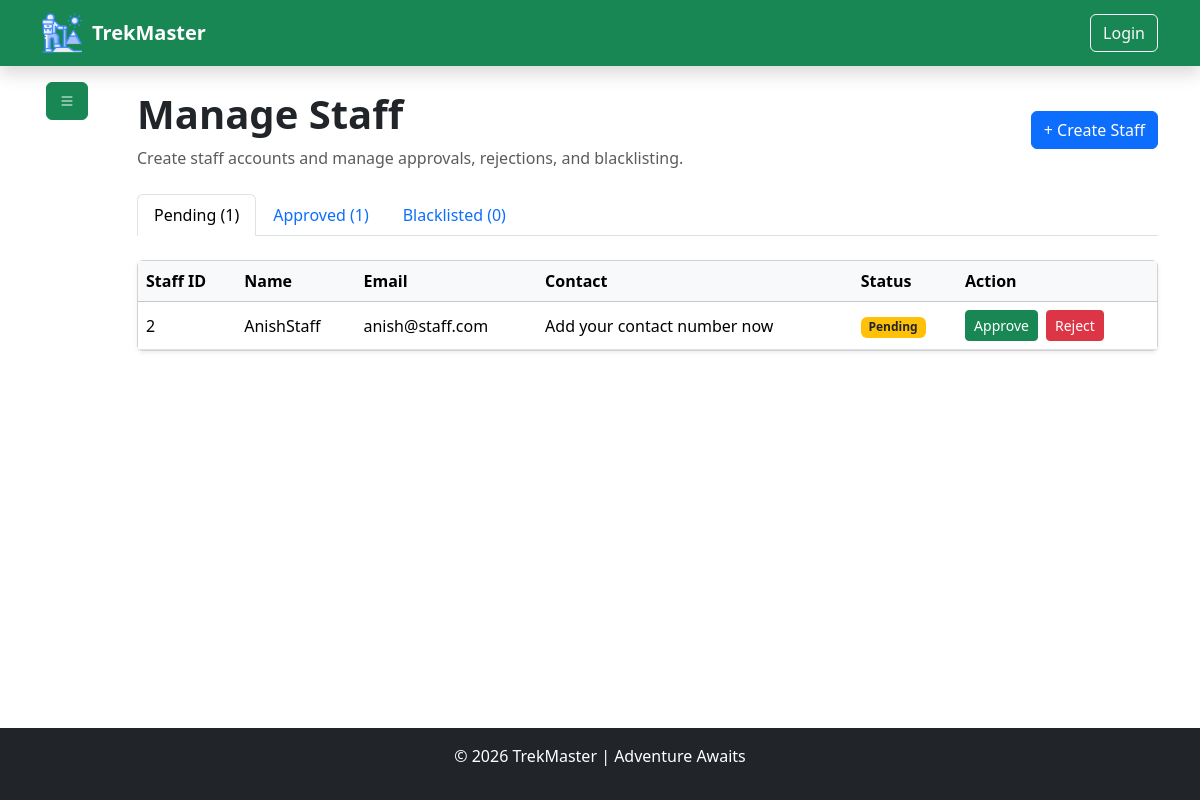
Page /admin/manage_staff (signed in) on the earlier database version.
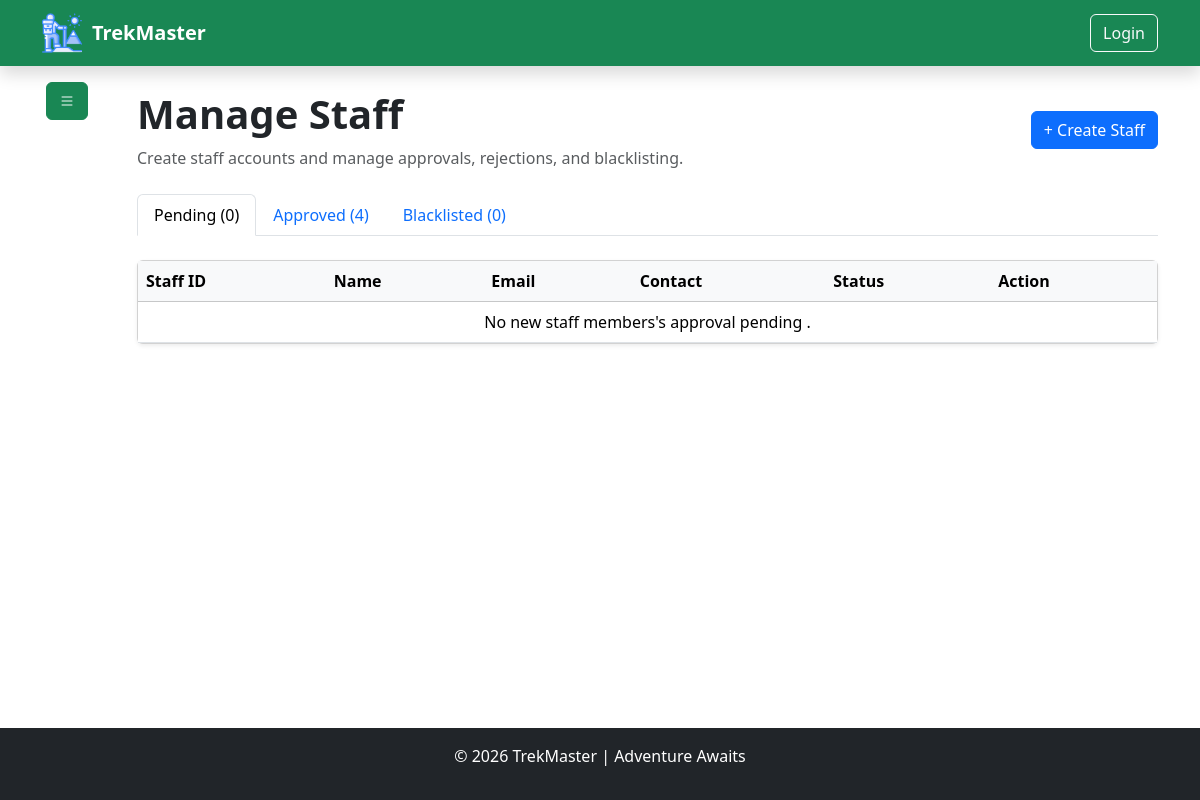
Same page on the later database version.
### model/model.py (models this page shows, shortened)
class BaseModel(TimeStampMixin, db.Model):
    __abstract__ = True  ## means this class is not a table in the database, but it can be inherited by other models to have common fields [new concept of abstract base class in SQLAlchemy]
    id = db.Column(db.Integer, primary_key=True)

class UserModel(BaseModel):  ## trekkers [by default] , staff [call StaffModel] , admin [programitically created]
    __tablename__ = "users"
    username = db.Column(db.String(50), nullable=False)
    email = db.Column(db.String(100), unique=True, nullable=False)
    phone = db.Column(db.String(15), unique=True, nullable=False)
    password_hash = db.Column(db.String(128), nullable=False)
    role = db.Column(db.Enum(UserRole), default=UserRole.TREKKER, nullable=False)
    """
    # db.Enum is used to store the enum values in the database as strings, and it will automatically handle the conversion between the enum and the string representation in the database.
    # raw syntax : db.Enum("admin" , "user" , "staff" , name = "user_roles")  # this is the raw syntax to create enum in SQLAlchemy, but we are using python enum class to create enum and then using it in the model.
    """
    is_active = db.Column(db.Boolean, default=True, nullable=False)
    is_blacklisted = db.Column(db.Boolean, default=False, nullable=False)
    blacklisted_reason = db.Column(db.String(500), nullable=True)
    bookings = db.relationship(
        "BookingModel",  ## here we specify the python model name not the table name
        backref=db.backref("user", lazy=True), # gives booking132.user to access the user who made the booking
        foreign_keys="BookingModel.user_id",  # which foreign key should be used
        lazy=True,
        cascade="all, delete-orphan",  # if a user is deleted, all their bookings will be deleted as well
    )
    staff_profile = db.relationship(
        "StaffModel",
        backref=db.backref("user", uselist=False),
        uselist=False,
        cascade="all, delete-orphan",
    )
    reviews = db.relationship(
        "TrekReviewModel",
        backref=db.backref("user", lazy=True),
        foreign_keys="TrekReviewModel.user_id",
        lazy=True,
        cascade="all, delete-orphan",
    )

class StaffModel(BaseModel):
    __tablename__ = "staffs"
    user_id = db.Column(
        db.Integer, db.ForeignKey("users.id"), nullable=False, unique=True
    )
    joining_date = db.Column(db.DateTime, default=datetime.utcnow, nullable=False)
    experience = db.Column(db.Integer, nullable=False, default=0)  # in years
    address = db.Column(db.String(200), nullable=True, default="Add your address now")
    contact_number = db.Column(
        db.String(15), nullable=True, default="Add your contact number now"
    )
    staff_bio = db.Column(db.String(500), nullable=True, default="Add your bio now")
    Profile_status = db.Column(db.Enum(StaffStatus), default=StaffStatus.PENDING, nullable=False)
    treks = db.relationship(
        "TrekModel",
        backref=db.backref("staff", lazy=True),
        foreign_keys="TrekModel.assigned_staff_id",
        lazy=True,
    )  # one to many relationship with TrekModel

### utils/authentication.py (the view)
    def wrapper(*args , **kwargs):
        if "user_id" not in session:
            flash("Please log in to access this page.", "danger")
            return redirect("/auth/login")
        user = UserModel.query.filter_by(id=session["user_id"]).first()
        if not user:
            flash("User not found.", "danger")
            return redirect("/auth/login")
        return func(
            *args,
            **kwargs
        )

### controller/admin_controller.py (called while the page is built)
def manage_staff():
    staff_members = UserModel.query.filter_by(role=UserRole.STAFF).all()
    pending_staff_members = [
        staff
        for staff in staff_members
        if staff.staff_profile.Profile_status == StaffStatus.PENDING
    ]
    approved_staff_members = [
        staff
        for staff in staff_members
        if staff.staff_profile.Profile_status == StaffStatus.APPROVED
    ]
    blacklisted_staff_members = [
        staff
        for staff in staff_members
        if staff.staff_profile.Profile_status == StaffStatus.BLACKLISTED
    ]
    return render_template(
        "admin/manage_staff.html",
        staff_members=staff_members,
        pending_staff_members=pending_staff_members,
        approved_staff_members=approved_staff_members,
        blacklisted_staff_members=blacklisted_staff_members,
    )

### routes/admin_routes.py (called while the page is built)
@admin_bp.route("/manage_staff", methods=["GET"])
@is_logged_in
@role_required(UserRole.ADMIN)
def manage_staff():
    return admin_ctrl.manage_staff()

### templates/admin/manage_staff.html (shortened to what the changed rows need)
{% extends "base.html" %}
{%block content %}
<div class="container">
  <div class="row flex justify-content-between">
    <div class="col-11">
      <div class="py-4">
        <div class="d-flex justify-content-between align-items-center mb-4">
          <div>
            <h1 class="fw-bold">Manage Staff</h1>
          </div>
        </div>
        <ul class="nav nav-tabs mt-4" id="staffTabs" role="tablist">
          <li class="nav-item" role="presentation">
            <button
              class="nav-link active"
              id="pending-tab"
              data-bs-toggle="tab"
              data-bs-target="#pending"
              type="button"
            >
              Pending ({{ pending_staff_members|length }})
            </button>
          </li>
          <li class="nav-item" role="presentation">
            <button
              class="nav-link"
              id="approved-tab"
              data-bs-toggle="tab"
              data-bs-target="#approved"
              type="button"
            >
              Approved ({{ approved_staff_members|length }})
            </button>
          </li>
        </ul>
        <div class="tab-content mt-4">
          <div class="tab-pane fade show active" id="pending">
            <div class="card shadow-sm">
              <div class="table-responsive">
                <table class="table table-hover align-middle mb-0">
                  <thead class="table-light">
                    <tr>
                      <th>Staff ID</th>
                      <th>Name</th>
                      <th>Email</th>
                      <th>Contact</th>
                      <th>Status</th>
                      <th>Action</th>
                    </tr>
                  </thead>
                  <tbody>
                    {% if pending_staff_members|length == 0 %}
                    <tr>
                      <td colspan="6" class="text-center">
                        No new staff members's approval pending .
                      </td>
                    </tr>
                    {% endif %} {% for staff in pending_staff_members %}
                    <tr>
                      <td>{{ staff.staff_profile.id }}</td>
                      <td>{{ staff.username }}</td>
                      <td>{{ staff.email }}</td>
                      <td>{{ staff.staff_profile.contact_number }}</td>
                      <td>
                        <span class="badge bg-warning text-dark">
                          Pending
                        </span>
                      </td>
                      <td>
                        <div class="d-flex gap-2">
                          <form
                            action="/admin/manage_staff/approve_staff/{{ staff.id }}"
                            method="POST"
                            class="d-inline"
                          >
                            <button
                              type="submit"
                              class="btn btn-success btn-sm"
                            >
                              Approve
                            </button>
                          </form>
                          <form
                            action="/admin/manage_staff/reject_staff/{{ staff.id }}"
                            method="POST"
                          >
                            <button type="submit" class="btn btn-danger btn-sm">
                              Reject
                            </button>
                          </form>
                        </div>
                      </td>
                    </tr>
                    {% endfor %}
                  </tbody>
                </table>
              </div>
            </div>
          </div>
        </div>
      </div>
    </div>
  </div>
</div>
{% endblock %}

Differences in the rows shown:
no longer on this page (row edited): UserModel: staff_profile.id "2", username "AnishStaff", email "anish@staff.com", staff_profile.contact_number "Add your contact number now"
Other differences:
{{ pending_staff_members|length }}: "1" → "0"
{{ approved_staff_members|length }}: "1" → "4"
text now shown: "No new staff members's approval pending ."
